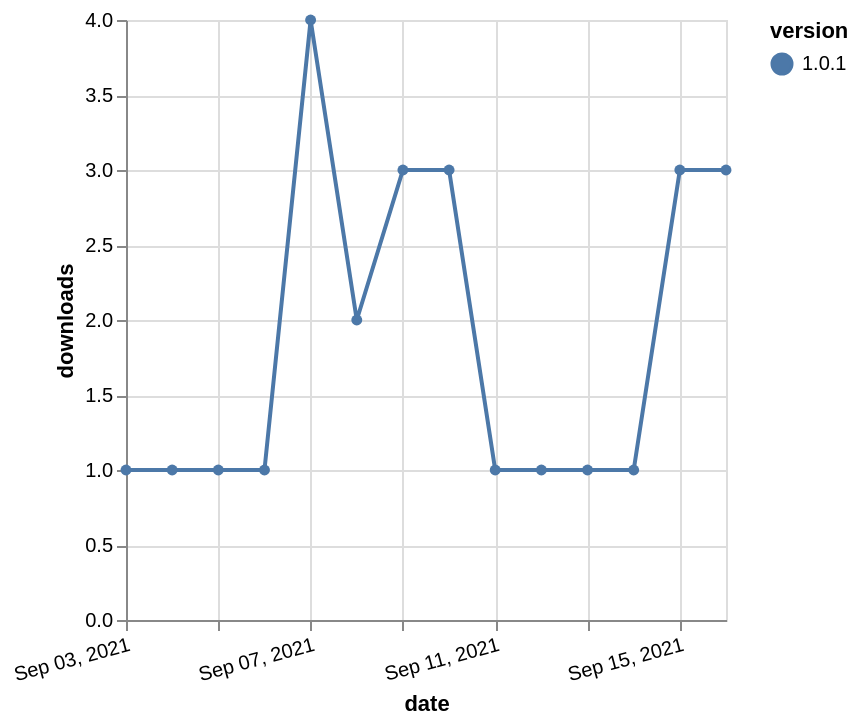

Specify this chart in Vega-Lite:
### Vega-Lite specification from a JSON file in a GitHub repository (floating-point values rounded to 4 significant figures)
{"$schema": "https://vega.github.io/schema/vega-lite/v5.json", "description": "A simple bar chart with embedded data.", "data": {"values": [{"date": "2021-09-03", "total": 2668, "delta": 1, "version": "1.0.1"}, {"date": "2021-09-04", "total": 2669, "delta": 1, "version": "1.0.1"}, {"date": "2021-09-05", "total": 2670, "delta": 1, "version": "1.0.1"}, {"date": "2021-09-06", "total": 2671, "delta": 1, "version": "1.0.1"}, {"date": "2021-09-07", "total": 2675, "delta": 4, "version": "1.0.1"}, {"date": "2021-09-08", "total": 2677, "delta": 2, "version": "1.0.1"}, {"date": "2021-09-09", "total": 2680, "delta": 3, "version": "1.0.1"}, {"date": "2021-09-10", "total": 2683, "delta": 3, "version": "1.0.1"}, {"date": "2021-09-11", "total": 2684, "delta": 1, "version": "1.0.1"}, {"date": "2021-09-12", "total": 2685, "delta": 1, "version": "1.0.1"}, {"date": "2021-09-13", "total": 2686, "delta": 1, "version": "1.0.1"}, {"date": "2021-09-14", "total": 2687, "delta": 1, "version": "1.0.1"}, {"date": "2021-09-15", "total": 2690, "delta": 3, "version": "1.0.1"}, {"date": "2021-09-16", "total": 2693, "delta": 3, "version": "1.0.1"}]}, "width": "container", "mark": {"type": "line", "point": {"filled": true}}, "encoding": {"x": {"field": "date", "type": "temporal", "timeUnit": "yearmonthdate", "title": "date", "axis": {"labelAngle": -15}}, "y": {"field": "delta", "type": "quantitative", "title": "downloads"}, "color": {"field": "version", "type": "nominal"}, "tooltip": {"field": "delta"}}}
